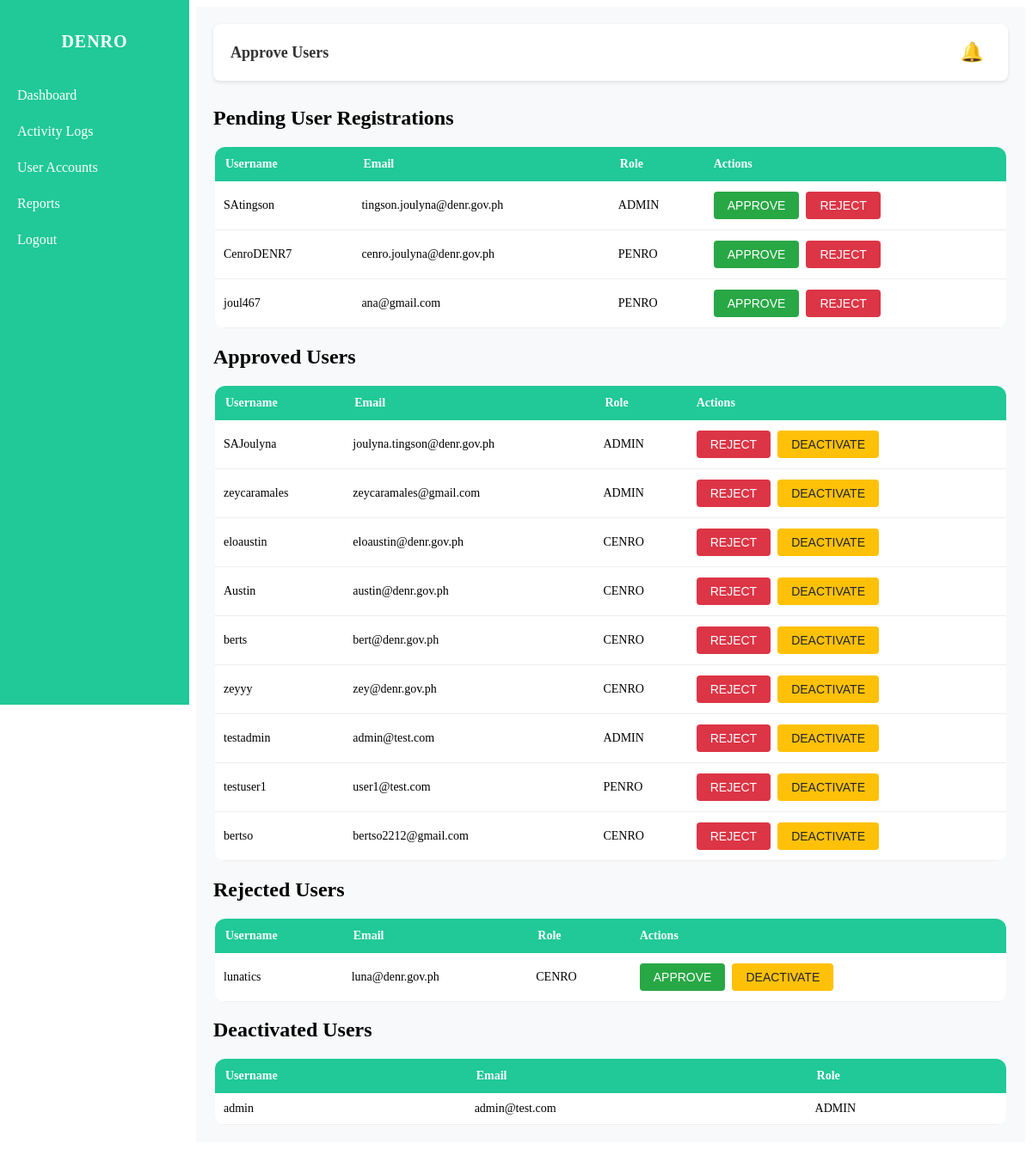
/custom-admin/approve-users/ (signed in), run on an earlier commit of the app's database.
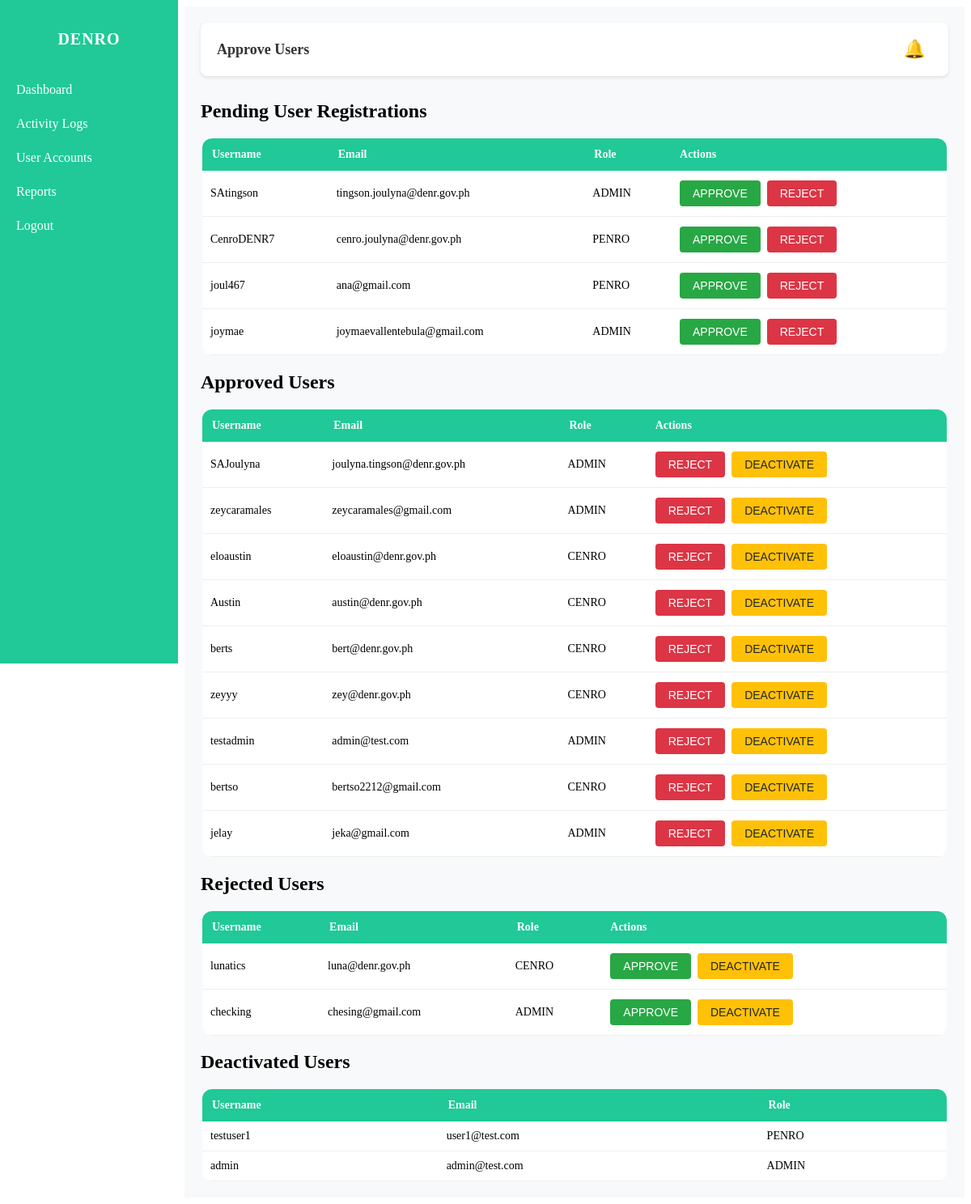
And on a later commit of the database.
### DENRO/models.py (models this page shows, shortened)
class User(AbstractUser):
    class RoleChoices(models.TextChoices):
        SUPER_ADMIN = "SUPER_ADMIN", "Super Admin"
        ADMIN = "ADMIN", "Admin"
        PENRO = "PENRO", "PENRO"
        CENRO = "CENRO", "CENRO"
        EVALUATOR = "EVALUATOR", "Evaluator"
    role = models.CharField(
        max_length=20, choices=RoleChoices.choices, default=RoleChoices.ADMIN
    )
    is_approved = models.BooleanField(default=False)
    is_rejected = models.BooleanField(default=False)
    is_deactivated = models.BooleanField(default=False)
    gender = models.CharField(max_length=10, blank=True, null=True)
    phone_number = models.CharField(max_length=20, blank=True, null=True)
    region = models.CharField(max_length=100, blank=True, null=True)
    profile_pic = models.CharField(max_length=255, blank=True, null=True)
    id_number = models.CharField(max_length=50, blank=True, null=True, unique=True)

### DENRO/views.py (the view, shortened to what this page needs)
# urls.py: path("custom-admin/approve-users/", views.approve_users, name="approve_users"),
@user_passes_test(is_admin)
def approve_users(request):
    pending_users = User.objects.filter(
        is_approved=False, is_rejected=False, is_deactivated=False
    )
    approved_users = User.objects.filter(is_approved=True, is_deactivated=False)
    rejected_users = User.objects.filter(is_rejected=True)
    deactivated_users = User.objects.filter(is_deactivated=True)
    notifications, unread_count = get_unread_notifications()
    return render(
        request,
        "ADMIN/approve_users.html",
        {
            "pending_users": pending_users,
            "approved_users": approved_users,
            "rejected_users": rejected_users,
            "deactivated_users": deactivated_users,
            "notifications": notifications,
            "unread_count": unread_count,
        },
    )

### DENRO/context_processors.py (called while the page is built)
def _normalize_role(raw: Any) -> str:
    if raw is None:
        return ""
    text = str(raw).upper()
    return re.sub(r"[^A-Z]", "", text)

### DENRO/views.py (called while the page is built)
def is_admin(user):
    return getattr(user, "role", None) in ("ADMIN", "SUPER_ADMIN")

def get_unread_notifications():
    notifications = Notification.objects.filter(is_read=False).order_by("-created_at")
    return notifications, notifications.count()

### DENRO/templates/ADMIN/approve_users.html (shortened to what this page needs)
{% load static %}
<!DOCTYPE html>
<html lang="en">
<head>
    <link rel="stylesheet" href="{% static 'styles/dashboard.css' %}">
    <link rel="stylesheet" href="{% static 'styles/sidebar.css' %}">
</head>
<body>
    {% include 'includes/adminsidebar.html' %}
    <div class="content">
        <div class="top-bar">
            <h2>Approve Users</h2>
            <div class="notification">
                <button id="notifBtn" class="bell-btn">
                    🔔
                </button>
            </div>
        </div>
        <h2>Pending User Registrations</h2>
        <div class="table-wrap">
            <table>
                <thead>
                    <tr>
                        <th>Username</th>
                        <th>Email</th>
                        <th>Role</th>
                        <th>Actions</th>
                    </tr>
                </thead>
                <tbody>
                    {% for user in pending_users %}
                    <tr>
                        <td>{{ user.username }}</td>
                        <td>{{ user.email }}</td>
                        <td>{{ user.role }}</td>
                        <td>
                            <form method="post" action="{% url 'approve_users' %}">
                                <button type="submit" name="action" value="approve" class="btn btn-approve">Approve</button>
                                <button type="submit" name="action" value="reject" class="btn btn-reject">Reject</button>
                            </form>
                        </td>
                    </tr>
                    {% empty %}
                    <tr><td colspan="4">No pending registrations</td></tr>
                    {% endfor %}
                </tbody>
            </table>
        </div>
        <h2>Approved Users</h2>
        <div class="table-wrap">
            <table>
                <thead>
                    <tr>
                        <th>Username</th>
                        <th>Email</th>
                        <th>Role</th>
                        <th>Actions</th>
                    </tr>
                </thead>
                <tbody>
                    {% for user in approved_users %}
                    <tr>
                        <td>{{ user.username }}</td>
                        <td>{{ user.email }}</td>
                        <td>{{ user.role }}</td>
                        <td>
                            <form method="post" action="{% url 'approve_users' %}">
                                <button type="submit" name="action" value="reject_approved" class="btn btn-reject">Reject</button>
                                <button type="submit" name="action" value="deactivate" class="btn btn-deactivate">Deactivate</button>
                            </form>
                        </td>
                    </tr>
                    {% empty %}
                    <tr><td colspan="4">No approved users</td></tr>
                    {% endfor %}
                </tbody>
            </table>
        </div>
        <h2>Rejected Users</h2>
        <div class="table-wrap">
            <table>
                <thead>
                    <tr>
                        <th>Username</th>
                        <th>Email</th>
                        <th>Role</th>
                        <th>Actions</th>
                    </tr>
                </thead>
                <tbody>
                    {% for user in rejected_users %}
                    <tr>
                        <td>{{ user.username }}</td>
                        <td>{{ user.email }}</td>
                        <td>{{ user.role }}</td>
                        <td>
                            <form method="post" action="{% url 'approve_users' %}">
                                <button type="submit" name="action" value="reapprove" class="btn btn-approve">Approve</button>
                                <button type="submit" name="action" value="deactivate_rejected" class="btn btn-deactivate">Deactivate</button>
                            </form>
                        </td>
                    </tr>
                    {% empty %}
                    <tr><td colspan="4">No rejected users</td></tr>
                    {% endfor %}
                </tbody>
            </table>
        </div>
        <h2>Deactivated Users</h2>
        <div class="table-wrap">
            <table>
                <thead>
                    <tr>
                        <th>Username</th>
                        <th>Email</th>
                        <th>Role</th>
                    </tr>
                </thead>
                <tbody>
                    {% for user in deactivated_users %}
                    <tr>
                        <td>{{ user.username }}</td>
                        <td>{{ user.email }}</td>
                        <td>{{ user.role }}</td>
                    </tr>
                    {% empty %}
                    <tr><td colspan="3">No deactivated users</td></tr>
                    {% endfor %}
                </tbody>
            </table>
        </div>
    </div>
</body>
</html>

### DENRO/templates/includes/adminsidebar.html
<div class="sidebar">
  <h2>DENRO</h2>
  <a href="{% url 'admin_dashboard' %}">Dashboard</a>
  <a href="{% url 'admin_activitylogs' %}">Activity Logs</a>
  <a href="{% url 'approve_users' %}">User Accounts</a>
  <a href="{% url 'admin_reports' %}">Reports</a>
  <a href="{% url 'logout' %}">Logout</a>
</div>

### DENRO/static/styles/dashboard.css (style rules this page uses)
:root { --main-bg: #19c59f; --color-text: #0a3b30; --color-text-light: #0d5145; --color-accent: #0a3b30; --panel: #d8f7ec; --panel-2: #e8f4ef; --radius: 14px; --left-strip: 240px; }

### DENRO/static/styles/sidebar.css (style rules this page uses)
.sidebar { width: 220px; background: #20c997; color: white; height: 100vh; position: fixed; left: 0; top: 0; padding-top: 20px; display: flex; flex-direction: column; }
.sidebar h2 { text-align: center; margin-bottom: 30px; font-size: 20px; font-weight: bold; letter-spacing: 1px; }
.sidebar a { display: block; padding: 12px 20px; color: white; text-decoration: none; font-weight: 500; transition: all 0.3s ease; }
.content { margin-left: 220px; padding: 20px; background: #f8f9fa; min-height: 100vh; }
.top-bar { display: flex; justify-content: space-between; align-items: center; background: #ffffff; padding: 12px 20px; border-radius: 8px; box-shadow: 0 2px 4px rgba(0,0,0,0.1); margin-bottom: 30px; }
.top-bar h2 { margin: 0; font-size: 18px; font-weight: 600; color: #333; }
.notification { position: relative; }
.bell-btn { background: none; border: none; font-size: 22px; cursor: pointer; color: #20c997; }
.table-wrap { max-width: 920px; margin: 0 auto; }
table { width: 100%; border-collapse: collapse; margin-top: 8px; background: white; border-radius: 12px; overflow: hidden; }
th { background: #20c997; color: white; padding: 12px; text-align: left; font-weight: 600; font-size: 14px; }
td { padding: 10px; border-bottom: 1px solid #eee; font-size: 14px; }

### DENRO/templates/ADMIN/approve_users.html (style rules this page uses)
.btn { padding: 8px 16px; margin: 2px; border: none; border-radius: 4px; cursor: pointer; font-size: 14px; font-weight: 500; text-transform: uppercase; transition: all 0.3s ease; min-width: 80px; }
.btn-approve { background-color: #28a745; color: white; }
.btn-reject { background-color: #dc3545; color: white; }
.btn-deactivate { background-color: #ffc107; color: #212529; }
td form { display: flex; flex-wrap: wrap; gap: 4px; }
.notification { position: relative; display: inline-block; }
.bell-btn { background-color: transparent; border: none; cursor: pointer; font-size: 22px; position: relative; padding: 8px; border-radius: 4px; transition: background-color 0.3s ease; }

What changed in the data, as far as the page shows it:
added User: username "joymae", email "joymaevallentebula@gmail.com", role "ADMIN", shown under "Pending User Registrations"
added User: username "jelay", email "jeka@gmail.com", role "ADMIN", shown under "Approved Users"
added User: username "checking", email "chesing@gmail.com", role "ADMIN", shown under "Rejected Users"
changed User "testuser1": moves from the list under "Approved Users" to the list under "Deactivated Users"
